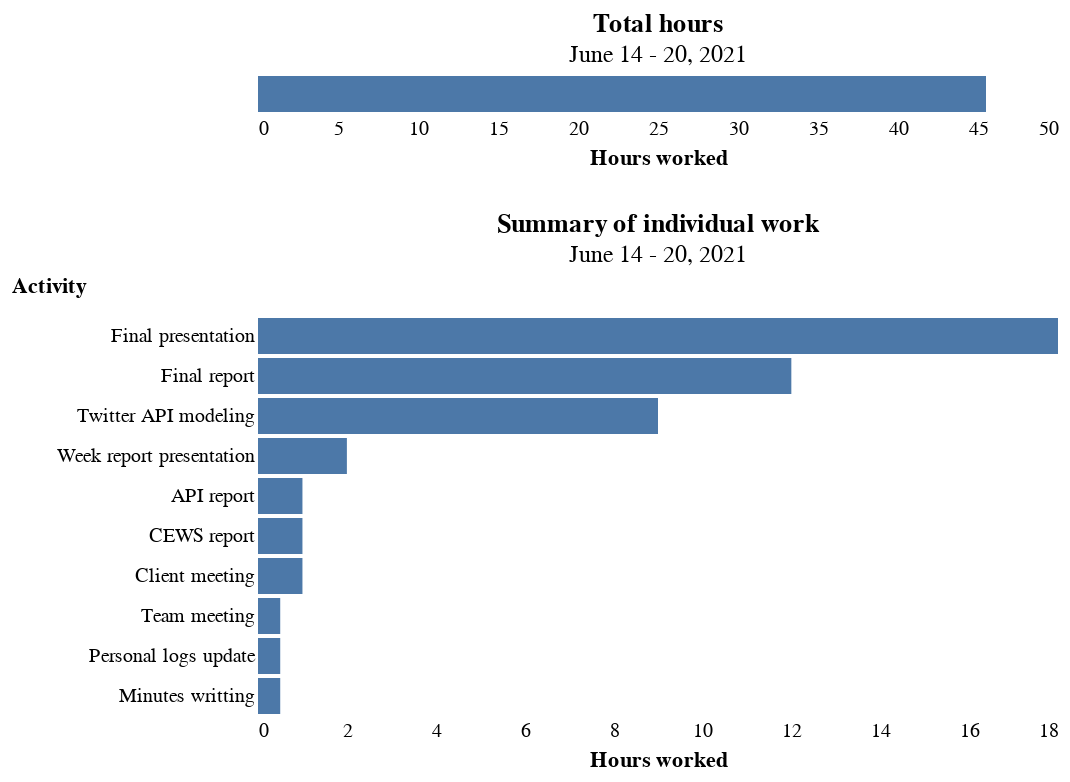

The code cell stored with this chart in its notebook:
### Code cell
one = alt.Chart(df.query("Week == '7'")).mark_bar().encode(
    y=alt.Y('Activity:N', sort='-x',
           axis=alt.Axis(titleAngle=0, titleY=-10)),
    x=alt.X('Hours', type='quantitative', aggregate='sum', title='Hours worked',
            axis=alt.Axis(format=','))
    ).properties(title={'text': 'Summary of individual work', 'subtitle': 'June 14 - 20, 2021'}
                )

two = alt.Chart(df.query("Week == '7'")).mark_bar().encode(
    x=alt.X('Hours', type='quantitative', aggregate='sum', title='Hours worked',
            axis=alt.Axis(format=','))
    ).properties(title={'text': 'Total hours', 'subtitle': 'June 14 - 20, 2021'}
                )

(two & one).configure_axis(domain=False, grid=False, ticks=False
                                ).configure_view(stroke="transparent")

### Figure 1 — Vega-Lite specification as saved in the notebook (floating-point values rounded to 4 significant figures)
{"config": {"view": {"continuousWidth": 400, "continuousHeight": 300, "stroke": "transparent"}, "axis": {"domain": false, "grid": false, "ticks": false}}, "vconcat": [{"data": {"name": "data-dbd5b91da7f6d1fba14805b9a0f2f832"}, "mark": "bar", "encoding": {"x": {"type": "quantitative", "aggregate": "sum", "axis": {"format": ","}, "field": "Hours", "title": "Hours worked"}}, "title": {"text": "Total hours", "subtitle": "June 14 - 20, 2021"}}, {"data": {"name": "data-dbd5b91da7f6d1fba14805b9a0f2f832"}, "mark": "bar", "encoding": {"x": {"type": "quantitative", "aggregate": "sum", "axis": {"format": ","}, "field": "Hours", "title": "Hours worked"}, "y": {"type": "nominal", "axis": {"titleAngle": 0, "titleY": -10}, "field": "Activity", "sort": "-x"}}, "title": {"text": "Summary of individual work", "subtitle": "June 14 - 20, 2021"}}], "$schema": "https://vega.github.io/schema/vega-lite/v4.8.1.json", "datasets": {"data-dbd5b91da7f6d1fba14805b9a0f2f832": [{"Week": 7, "Date": "June 14", "Activity": "Final presentation", "Hours": 8.0}, {"Week": 7, "Date": "June 15", "Activity": "Week report presentation", "Hours": 2.0}, {"Week": 7, "Date": "June 14", "Activity": "Twitter API modeling", "Hours": 5.0}, {"Week": 7, "Date": "June 15", "Activity": "API report", "Hours": 1.0}, {"Week": 7, "Date": "June 15", "Activity": "CEWS report", "Hours": 1.0}, {"Week": 7, "Date": "June 15", "Activity": "Final report", "Hours": 4.0}, {"Week": 7, "Date": "June 16", "Activity": "Final presentation", "Hours": 6.0}, {"Week": 7, "Date": "June 17", "Activity": "Team meeting", "Hours": 0.5}, {"Week": 7, "Date": "June 17", "Activity": "Client meeting", "Hours": 1.0}, {"Week": 7, "Date": "June 17", "Activity": "Personal logs update", "Hours": 0.5}, {"Week": 7, "Date": "June 17", "Activity": "Minutes writting", "Hours": 0.5}, {"Week": 7, "Date": "June 18", "Activity": "Final presentation", "Hours": 4.0}, {"Week": 7, "Date": "June 18", "Activity": "Twitter API modeling", "Hours": 4.0}, {"Week": 7, "Date": "June 19", "Activity": "Final report", "Hours": 8.0}]}}
